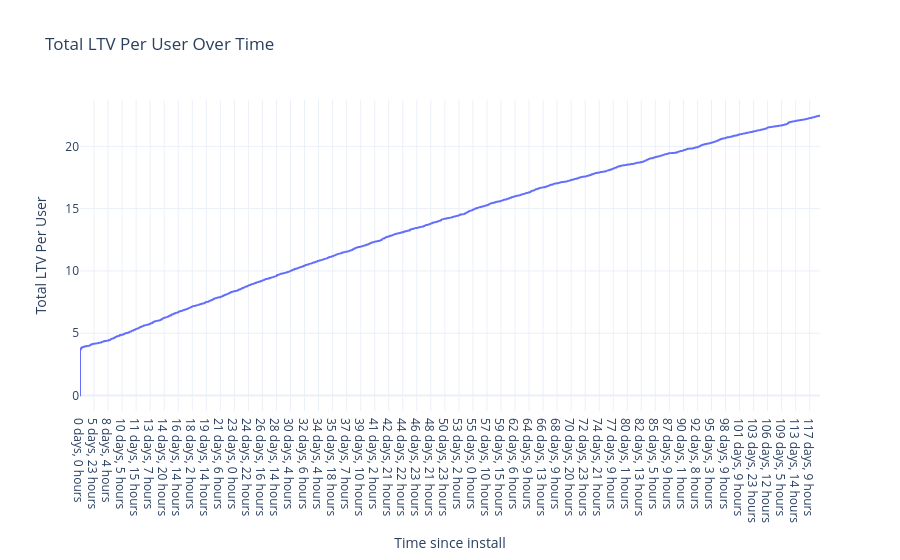

Write notebook code for a chart like this one.
### Code cell
# Testing
plot_ltv_over_time(df_c, time_column='time_since_install')

### Figure 1 — Plotly figure (JSON) as saved in the notebook; plotly's stock layout.template omitted (floating-point values rounded to 4 significant figures; data arrays with more than 128 entries replaced by an {"elided": "..."} marker saying what was removed)
{"data": [{"hovertemplate": "Time=%{x}<br>Total LTV Per User=%{y}<extra></extra>", "legendgroup": "", "line": {"color": "#636efa", "dash": "solid"}, "marker": {"size": 6, "symbol": "circle"}, "mode": "lines", "name": "", "showlegend": false, "type": "scattergl", "x": {"elided": "3059 str values"}, "xaxis": "x", "y": {"elided": "3059 float values"}, "yaxis": "y"}], "layout": {"hovermode": "x unified", "legend": {"tracegroupgap": 0}, "title": {"text": "Total LTV Per User Over Time"}, "xaxis": {"anchor": "y", "domain": [0, 1], "title": {"text": "Time since install"}}, "yaxis": {"anchor": "x", "domain": [0, 1], "title": {"text": "Total LTV Per User"}}}}
